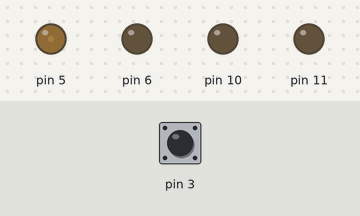
The sketch below on a simulated Arduino Uno, built with avr-gcc and run on an emulated ATmega328P. Shown: output pins drawn as LEDs (lit = HIGH). Inputs (shaded band) come from the test bench; at power-on: pin 3 HIGH.

Above: at 1.2 s.
1.3 s: pin 3 pulled LOW for 0.15 s
At 3.9 s:
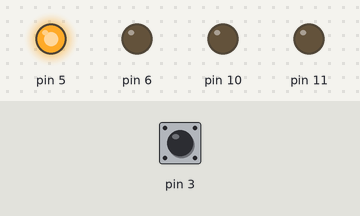
4.3 s: pin 3 pulled LOW for 1 s
6.8 s: pin 3 pulled LOW for 0.15 s
At 6.89 s:
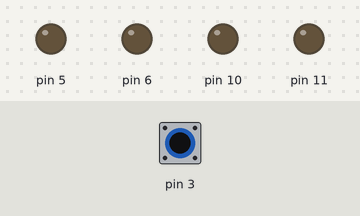
9.8 s: pin 3 pulled LOW for 3.2 s
At 13.78 s:
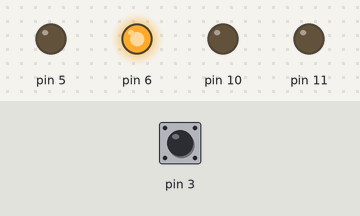
16.0 s: pin 3 pulsed LOW 2 times (0.12 s each, 0.3 s apart)
Timing chart, 0 to 32.9 s (numbered marks = the images above; inputs shaded):
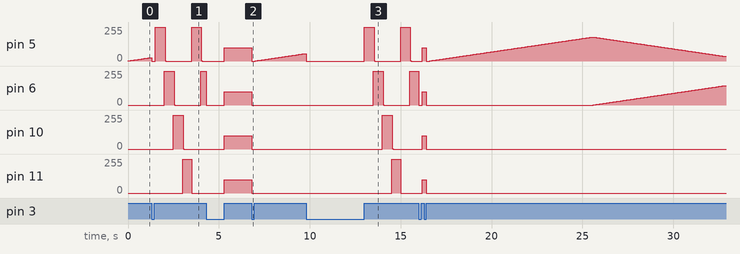

The sketch:

girlanda2.ino
```cpp
byte mode = 1;
boolean butt_flag = 0;
unsigned long count;
unsigned long dreb;

void setup() {
  Serial.begin(9600);
  pinMode(3, INPUT_PULLUP);
  pinMode(5, OUTPUT);
  pinMode(6, OUTPUT);
  pinMode(10, OUTPUT);
  pinMode(11, OUTPUT);
}
void loop() {
  digitalWrite(5, 0);
  digitalWrite(6, 0);
  digitalWrite(10, 0);
  digitalWrite(11, 0);
  if (!digitalRead(3) == 0  && butt_flag == 1 && millis() - dreb >= 200) {
    butt_flag = 0;
    mode++;
    if (mode == 4)mode = 1;
    dreb = millis();
  }
  switch (mode) {
    case 3://постоянно горит
      while (!butt_flag) {
        analogWrite(5, 100);
        analogWrite(6, 100);
        analogWrite(10, 100);
        analogWrite(11, 100);
        if (!digitalRead(3) == 1 && butt_flag == 0 && millis() - dreb >= 200) {
          butt_flag = 1;
          dreb = millis();
        }
      }
      break;
    case 2://быстро мигает по одному светодиоду
      count = millis();
      while (!butt_flag) {
        if (millis() - count <= 500) {
          digitalWrite(5, 1);
          digitalWrite(11, 0);
        }
        if (millis() - count >= 500 && millis() - count <= 1000) {
          digitalWrite(6, 1);
          digitalWrite(5, 0);
        }
        if (millis() - count >= 1000 && millis() - count <= 1500) {
          digitalWrite(6, 0);
          digitalWrite(10, 1);
        }
        if (millis() - count >= 1500 && millis() - count <= 2000) {
          digitalWrite(10, 0);
          digitalWrite(11, 1);
        }
        if (millis() - count >= 2000 && millis() - count <= 2500) count = millis();
        if (!digitalRead(3) == 1 && butt_flag == 0 && millis() - dreb >= 200) {
          butt_flag = 1;
          dreb = millis();
        }
      }
      break;
    case 1://медленно переливается
      byte br1 = 0;
      byte br2 = 0;
      byte br3 = 0;
      byte br4 = 0;
      byte fade1 = 1;
      byte fade2 = 1;
      boolean led1 = 1;
      boolean led2 = 0;
      boolean led3 = 0;
      boolean led4 = 0;
      while (!butt_flag) {
        if (led1) {
          if (br1 == 180) {
            fade1 = -fade1;
            led2 = !led2;

          }
          br1 = br1 + fade1;
          if (br1 == 0) {
            led1 = !led1;
            fade1 = -fade1;
          }
          analogWrite(5, br1);
        }
        if (led2) {
          if (br2 == 180) {
            led3 = !led3;
            fade2 = -fade2;
          }
                 br2 = br2 + fade2;
          if (br2 == 0) {
            led2 = !led2;
            fade2 = -fade2;
          }
          analogWrite(6, br2);
        }
        if (led3) {
          if (br1 == 180) {
            led4 = !led4;
            fade1 = -fade1;
          }
                br1 = br1 + fade1;
          if (br1 == 0) {
            led3 = !led3;
            fade1 = -fade1;
          }

          analogWrite(10, br1);
        }
        if (led4) {

          if (br2 == 180) {
            led1 = !led1;
            fade2 = -fade2;
          }
                  br2 = br2 + fade2;
          if (br2 == 0) {
            led4 = !led4;
            fade2 = -fade2;
          }

          analogWrite(11, br2);
        }
        delay(50);
        if (!digitalRead(3) == 1 && butt_flag == 0 && millis() - dreb >= 200) {
          butt_flag = 1;
          dreb = millis();
        }
      }
      break;
      /* case 4://бысто мигает два работают два мигают(пятнашки)
      */
  }

}
```

Measured:
- after the input at 1.3 s, pin 6: 0/255 → 255/255 after 0.70 s, → 0/255 0.54 s later, → 255/255 1.5 s later; pin 10: 0/255 → 255/255 after 1.2 s, → 0/255 0.54 s later; pin 11: 0/255 → 255/255 after 1.7 s, → 0/255 0.50 s later
- after the input at 6.8 s, pin 6, pin 10, pin 11: 100/255 → 0/255 at once
- after the input at 9.8 s, pin 6: 0/255 → 255/255 after 3.7 s, → 0/255 0.54 s later, → 255/255 1.5 s later; pin 10: 0/255 → 255/255 after 4.2 s, → 0/255 0.54 s later; pin 11: 0/255 → 255/255 after 4.7 s, → 0/255 0.50 s later
